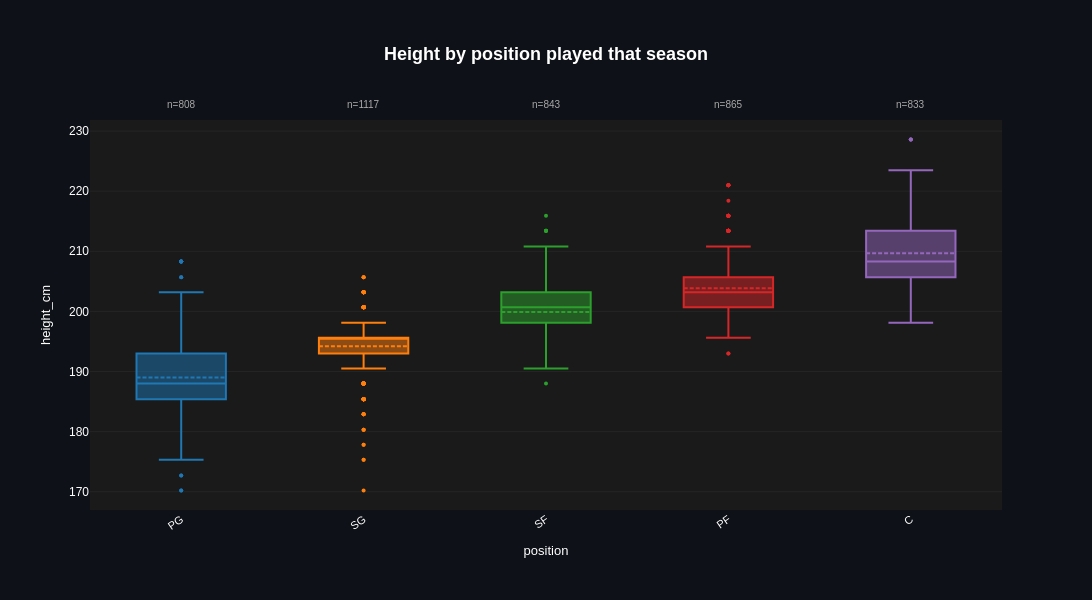

Source (notebook cell):
### Markdown cell above
The typical NBA player of the last eight seasons is 199 cm and 98 kg, and 25 years old. The shortest is 170.2 cm, the tallest 228.6 cm, so the league spans 58 cm of human being.

Three things in that table are worth carrying forward.

**Height has only 23 distinct values across 4,466 rows.** Basketball-Reference publishes height in whole feet and inches, and this database converts it, so every value sits on a 2.54 cm grid. It behaves like a coarse ordinal scale rather than a continuous measurement. That is fine for a mean, and it is worth remembering before running any test that assumes continuity.

**Height is not really one distribution.** Skew is 0.01 and excess kurtosis is negative, which on paper sounds textbook normal. Look at the histogram instead: the mass piles up around 196 cm, dips, then piles up again around 204 cm. That is five position distributions stacked on top of each other. The next figure separates them, and it explains why the two height questions in this project are mostly position questions.

**Age is right-skewed** (skew 0.77, median 25, mean 25.7). Most players are young and a thin tail of veterans runs out to 43. Any comparison of ages between groups should prefer the median, or use a test that does not assume symmetry.

Positions come out close to even, which is expected, since a squad needs one of each. Shooting guard is the largest share at 25.0% and point guard the smallest at 18.1%.

### Code cell
fig_height_position = grouped_box_plot(
    attributes,
    group_col="position",
    value_col="height_cm",
    sort_by="median",
    ascending=True,
    title="Height by position played that season",
)
fig_height_position.show()

### Figure 1 — Plotly figure (JSON) as saved in the notebook; plotly's stock layout.template omitted (floating-point values rounded to 4 significant figures; data arrays with more than 128 entries replaced by an {"elided": "..."} marker saying what was removed)
{"data": [{"boxmean": true, "boxpoints": "outliers", "hovertemplate": "<b>position</b>: PG<br><b>height_cm</b>: %{y}<extra></extra>", "line": {"color": "#1f77b4", "width": 2}, "marker": {"color": "#1f77b4", "line": {"outliercolor": "rgba(220,220,220,0.6)", "outlierwidth": 1}, "outliercolor": "rgba(220,220,220,0.6)", "size": 4}, "name": "PG", "showlegend": false, "type": "box", "y": {"elided": "808 float values"}}, {"boxmean": true, "boxpoints": "outliers", "hovertemplate": "<b>position</b>: SG<br><b>height_cm</b>: %{y}<extra></extra>", "line": {"color": "#ff7f0e", "width": 2}, "marker": {"color": "#ff7f0e", "line": {"outliercolor": "rgba(220,220,220,0.6)", "outlierwidth": 1}, "outliercolor": "rgba(220,220,220,0.6)", "size": 4}, "name": "SG", "showlegend": false, "type": "box", "y": {"elided": "1117 float values"}}, {"boxmean": true, "boxpoints": "outliers", "hovertemplate": "<b>position</b>: SF<br><b>height_cm</b>: %{y}<extra></extra>", "line": {"color": "#2ca02c", "width": 2}, "marker": {"color": "#2ca02c", "line": {"outliercolor": "rgba(220,220,220,0.6)", "outlierwidth": 1}, "outliercolor": "rgba(220,220,220,0.6)", "size": 4}, "name": "SF", "showlegend": false, "type": "box", "y": {"elided": "843 float values"}}, {"boxmean": true, "boxpoints": "outliers", "hovertemplate": "<b>position</b>: PF<br><b>height_cm</b>: %{y}<extra></extra>", "line": {"color": "#d62728", "width": 2}, "marker": {"color": "#d62728", "line": {"outliercolor": "rgba(220,220,220,0.6)", "outlierwidth": 1}, "outliercolor": "rgba(220,220,220,0.6)", "size": 4}, "name": "PF", "showlegend": false, "type": "box", "y": {"elided": "865 float values"}}, {"boxmean": true, "boxpoints": "outliers", "hovertemplate": "<b>position</b>: C<br><b>height_cm</b>: %{y}<extra></extra>", "line": {"color": "#9467bd", "width": 2}, "marker": {"color": "#9467bd", "line": {"outliercolor": "rgba(220,220,220,0.6)", "outlierwidth": 1}, "outliercolor": "rgba(220,220,220,0.6)", "size": 4}, "name": "C", "showlegend": false, "type": "box", "y": {"elided": "833 float values"}}], "layout": {"annotations": [{"font": {"color": "#AAAAAA", "size": 10}, "showarrow": false, "text": "n=808", "x": "PG", "xref": "x", "y": 1.02, "yanchor": "bottom", "yref": "paper"}, {"font": {"color": "#AAAAAA", "size": 10}, "showarrow": false, "text": "n=1117", "x": "SG", "xref": "x", "y": 1.02, "yanchor": "bottom", "yref": "paper"}, {"font": {"color": "#AAAAAA", "size": 10}, "showarrow": false, "text": "n=843", "x": "SF", "xref": "x", "y": 1.02, "yanchor": "bottom", "yref": "paper"}, {"font": {"color": "#AAAAAA", "size": 10}, "showarrow": false, "text": "n=865", "x": "PF", "xref": "x", "y": 1.02, "yanchor": "bottom", "yref": "paper"}, {"font": {"color": "#AAAAAA", "size": 10}, "showarrow": false, "text": "n=833", "x": "C", "xref": "x", "y": 1.02, "yanchor": "bottom", "yref": "paper"}], "font": {"color": "white", "family": "Arial"}, "height": 600, "margin": {"b": 90, "l": 90, "r": 90, "t": 120}, "paper_bgcolor": "#0e1117", "plot_bgcolor": "#1a1a1a", "showlegend": false, "title": {"font": {"color": "white", "family": "Arial", "size": 18}, "text": "<b>Height by position played that season</b>", "x": 0.5, "xanchor": "center"}, "width": 1400, "xaxis": {"tickangle": -35, "tickfont": {"size": 11}, "title": {"font": {"size": 13}, "text": "position"}}, "yaxis": {"gridcolor": "rgba(128,128,128,0.2)", "gridwidth": 0.5, "showgrid": true, "title": {"font": {"size": 13}, "text": "height_cm"}}}}
